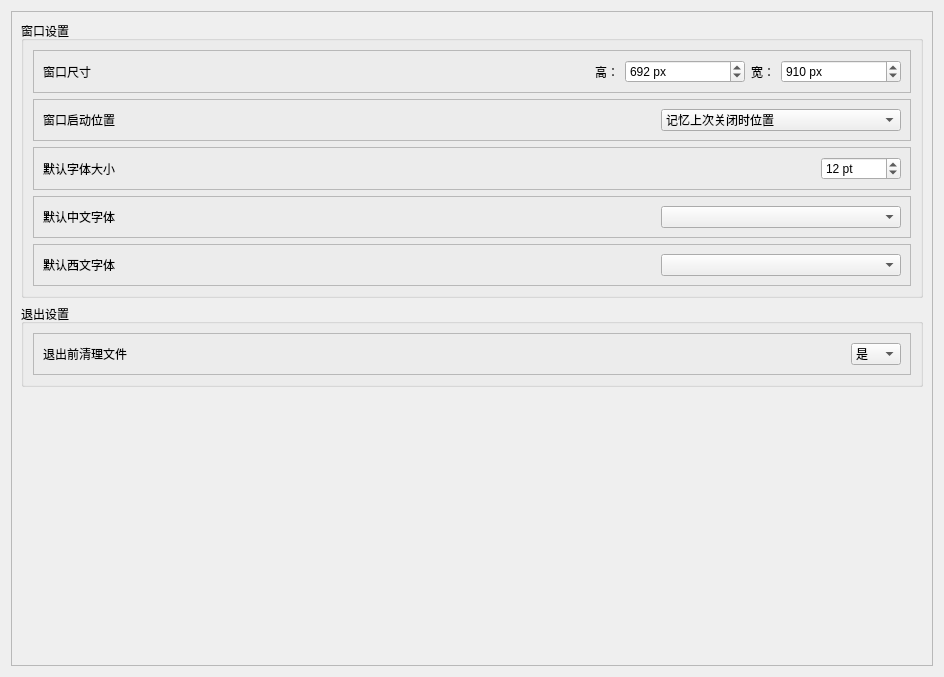
<?xml version="1.0" encoding="UTF-8"?>
<ui version="4.0">
 <class>Form</class>
 <widget class="QWidget" name="Form">
  <property name="geometry">
   <rect>
    <x>0</x>
    <y>0</y>
    <width>944</width>
    <height>677</height>
   </rect>
  </property>
  <property name="windowTitle">
   <string>Form</string>
  </property>
  <layout class="QVBoxLayout" name="vlMain">
   <item>
    <widget class="QScrollArea" name="scrollGlobal">
     <property name="widgetResizable">
      <bool>true</bool>
     </property>
     <widget class="QWidget" name="scrollGlobalContent">
      <property name="geometry">
       <rect>
        <x>0</x>
        <y>0</y>
        <width>924</width>
        <height>657</height>
       </rect>
      </property>
      <layout class="QVBoxLayout" name="vlContent">
       <item>
        <widget class="QGroupBox" name="gbWindow">
         <property name="title">
          <string>窗口设置</string>
         </property>
         <layout class="QVBoxLayout" name="vlWindow">
          <item>
           <widget class="QFrame" name="frameSize">
            <property name="frameShape">
             <enum>QFrame::Shape::StyledPanel</enum>
            </property>
            <property name="frameShadow">
             <enum>QFrame::Shadow::Raised</enum>
            </property>
            <layout class="QHBoxLayout" name="hlSize">
             <item>
              <widget class="QLabel" name="lblWinSize">
               <property name="text">
                <string>窗口尺寸</string>
               </property>
              </widget>
             </item>
             <item>
              <spacer name="spSize">
               <property name="orientation">
                <enum>Qt::Orientation::Horizontal</enum>
               </property>
               <property name="sizeHint" stdset="0">
                <size>
                 <width>561</width>
                 <height>20</height>
                </size>
               </property>
              </spacer>
             </item>
             <item>
              <widget class="QLabel" name="lblHeight">
               <property name="text">
                <string>高：</string>
               </property>
              </widget>
             </item>
             <item>
              <widget class="QSpinBox" name="spnWinHeight">
               <property name="minimumSize">
                <size>
                 <width>120</width>
                 <height>0</height>
                </size>
               </property>
               <property name="suffix">
                <string> px</string>
               </property>
               <property name="minimum">
                <number>600</number>
               </property>
               <property name="maximum">
                <number>10000</number>
               </property>
               <property name="value">
                <number>692</number>
               </property>
              </widget>
             </item>
             <item>
              <widget class="QLabel" name="lblWidth">
               <property name="text">
                <string>宽：</string>
               </property>
              </widget>
             </item>
             <item>
              <widget class="QSpinBox" name="spnWinWidth">
               <property name="minimumSize">
                <size>
                 <width>120</width>
                 <height>0</height>
                </size>
               </property>
               <property name="suffix">
                <string> px</string>
               </property>
               <property name="minimum">
                <number>400</number>
               </property>
               <property name="maximum">
                <number>10000</number>
               </property>
               <property name="value">
                <number>910</number>
               </property>
              </widget>
             </item>
            </layout>
           </widget>
          </item>
          <item>
           <widget class="QFrame" name="framePosition">
            <property name="frameShape">
             <enum>QFrame::Shape::StyledPanel</enum>
            </property>
            <property name="frameShadow">
             <enum>QFrame::Shadow::Raised</enum>
            </property>
            <layout class="QHBoxLayout" name="hlPosition">
             <item>
              <widget class="QLabel" name="lblWinPos">
               <property name="text">
                <string>窗口启动位置</string>
               </property>
              </widget>
             </item>
             <item>
              <spacer name="spPosition">
               <property name="orientation">
                <enum>Qt::Orientation::Horizontal</enum>
               </property>
               <property name="sizeHint" stdset="0">
                <size>
                 <width>546</width>
                 <height>20</height>
                </size>
               </property>
              </spacer>
             </item>
             <item>
              <widget class="QComboBox" name="cmbWinPosition">
               <property name="minimumSize">
                <size>
                 <width>240</width>
                 <height>0</height>
                </size>
               </property>
               <item>
                <property name="text">
                 <string>记忆上次关闭时位置</string>
                </property>
               </item>
               <item>
                <property name="text">
                 <string>中心</string>
                </property>
               </item>
               <item>
                <property name="text">
                 <string>左上</string>
                </property>
               </item>
               <item>
                <property name="text">
                 <string>右上</string>
                </property>
               </item>
               <item>
                <property name="text">
                 <string>左下</string>
                </property>
               </item>
               <item>
                <property name="text">
                 <string>右下</string>
                </property>
               </item>
               <item>
                <property name="text">
                 <string>上方</string>
                </property>
               </item>
               <item>
                <property name="text">
                 <string>下方</string>
                </property>
               </item>
               <item>
                <property name="text">
                 <string>左方</string>
                </property>
               </item>
               <item>
                <property name="text">
                 <string>右方</string>
                </property>
               </item>
              </widget>
             </item>
            </layout>
           </widget>
          </item>
          <item>
           <widget class="QFrame" name="frameFontSize">
            <property name="frameShape">
             <enum>QFrame::Shape::StyledPanel</enum>
            </property>
            <property name="frameShadow">
             <enum>QFrame::Shadow::Raised</enum>
            </property>
            <layout class="QHBoxLayout" name="hlFontSize">
             <item>
              <widget class="QLabel" name="lblFontSize">
               <property name="text">
                <string>默认字体大小</string>
               </property>
              </widget>
             </item>
             <item>
              <spacer name="spFontSize">
               <property name="orientation">
                <enum>Qt::Orientation::Horizontal</enum>
               </property>
               <property name="sizeHint" stdset="0">
                <size>
                 <width>546</width>
                 <height>20</height>
                </size>
               </property>
              </spacer>
             </item>
             <item>
              <widget class="QSpinBox" name="spnFontSize">
               <property name="minimumSize">
                <size>
                 <width>80</width>
                 <height>0</height>
                </size>
               </property>
               <property name="suffix">
                <string> pt</string>
               </property>
               <property name="minimum">
                <number>2</number>
               </property>
               <property name="maximum">
                <number>100</number>
               </property>
               <property name="value">
                <number>12</number>
               </property>
              </widget>
             </item>
            </layout>
           </widget>
          </item>
          <item>
           <widget class="QFrame" name="frameCnFont">
            <property name="frameShape">
             <enum>QFrame::Shape::StyledPanel</enum>
            </property>
            <property name="frameShadow">
             <enum>QFrame::Shadow::Raised</enum>
            </property>
            <layout class="QHBoxLayout" name="hlCnFont">
             <item>
              <widget class="QLabel" name="lblCnFont">
               <property name="text">
                <string>默认中文字体</string>
               </property>
              </widget>
             </item>
             <item>
              <spacer name="spCnFont">
               <property name="orientation">
                <enum>Qt::Orientation::Horizontal</enum>
               </property>
               <property name="sizeHint" stdset="0">
                <size>
                 <width>546</width>
                 <height>20</height>
                </size>
               </property>
              </spacer>
             </item>
             <item>
              <widget class="QComboBox" name="cmbCnFont">
               <property name="minimumSize">
                <size>
                 <width>240</width>
                 <height>0</height>
                </size>
               </property>
              </widget>
             </item>
            </layout>
           </widget>
          </item>
          <item>
           <widget class="QFrame" name="frameEnFont">
            <property name="frameShape">
             <enum>QFrame::Shape::StyledPanel</enum>
            </property>
            <property name="frameShadow">
             <enum>QFrame::Shadow::Raised</enum>
            </property>
            <layout class="QHBoxLayout" name="hlEnFont">
             <item>
              <widget class="QLabel" name="lblEnFont">
               <property name="text">
                <string>默认西文字体</string>
               </property>
              </widget>
             </item>
             <item>
              <spacer name="spEnFont">
               <property name="orientation">
                <enum>Qt::Orientation::Horizontal</enum>
               </property>
               <property name="sizeHint" stdset="0">
                <size>
                 <width>546</width>
                 <height>20</height>
                </size>
               </property>
              </spacer>
             </item>
             <item>
              <widget class="QComboBox" name="cmbEnFont">
               <property name="minimumSize">
                <size>
                 <width>240</width>
                 <height>0</height>
                </size>
               </property>
              </widget>
             </item>
            </layout>
           </widget>
          </item>
         </layout>
        </widget>
       </item>
       <item>
        <widget class="QGroupBox" name="gbExit">
         <property name="title">
          <string>退出设置</string>
         </property>
         <layout class="QVBoxLayout" name="vlExit">
          <item>
           <widget class="QFrame" name="frameClean">
            <property name="frameShape">
             <enum>QFrame::Shape::StyledPanel</enum>
            </property>
            <property name="frameShadow">
             <enum>QFrame::Shadow::Raised</enum>
            </property>
            <layout class="QHBoxLayout" name="hlClean">
             <item>
              <widget class="QLabel" name="lblClean">
               <property name="text">
                <string>退出前清理文件</string>
               </property>
              </widget>
             </item>
             <item>
              <spacer name="spClean">
               <property name="orientation">
                <enum>Qt::Orientation::Horizontal</enum>
               </property>
               <property name="sizeHint" stdset="0">
                <size>
                 <width>546</width>
                 <height>20</height>
                </size>
               </property>
              </spacer>
             </item>
             <item>
              <widget class="QComboBox" name="cmbCleanOnExit">
               <property name="minimumSize">
                <size>
                 <width>50</width>
                 <height>0</height>
                </size>
               </property>
               <item>
                <property name="text">
                 <string>是</string>
                </property>
               </item>
               <item>
                <property name="text">
                 <string>否</string>
                </property>
               </item>
              </widget>
             </item>
            </layout>
           </widget>
          </item>
         </layout>
        </widget>
       </item>
       <item>
        <spacer name="verticalSpacer">
         <property name="orientation">
          <enum>Qt::Orientation::Vertical</enum>
         </property>
         <property name="sizeHint" stdset="0">
          <size>
           <width>20</width>
           <height>40</height>
          </size>
         </property>
        </spacer>
       </item>
      </layout>
     </widget>
    </widget>
   </item>
  </layout>
 </widget>
 <resources/>
 <connections/>
</ui>
